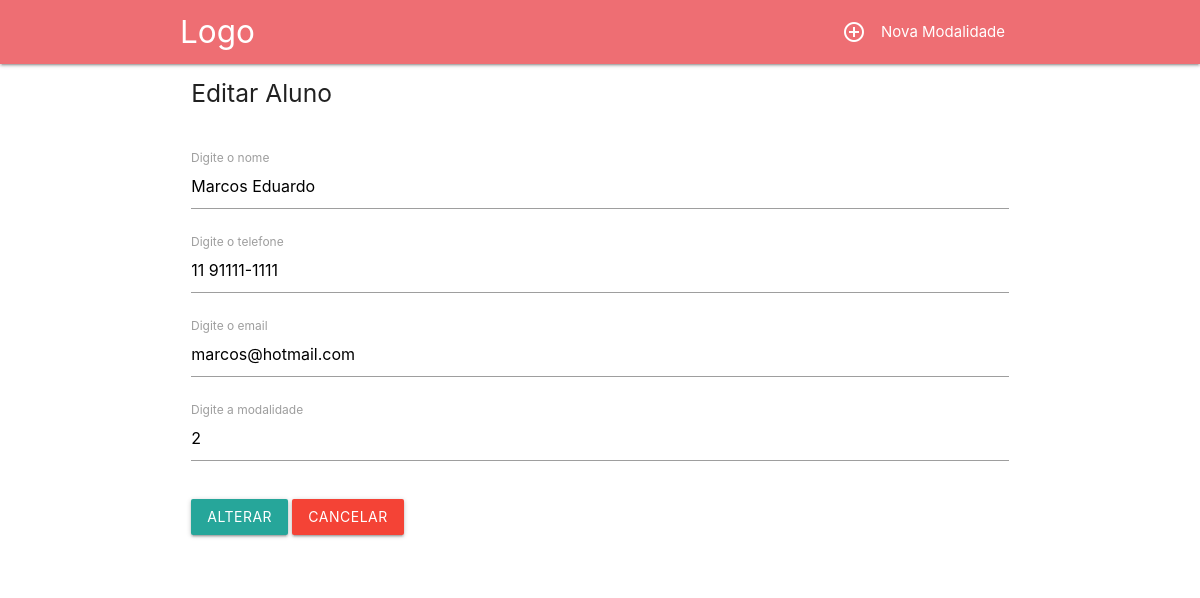
The app's page /public/edit-alunos.php?id=2 with its own data.
### tables this page shows
CREATE TABLE IF NOT EXISTS `tb_alunos` (
  `id` int(11) NOT NULL AUTO_INCREMENT,
  `nome` varchar(30) NOT NULL,
  `tel` varchar(20) NOT NULL,
  `email` varchar(255) NOT NULL,
  `modalidade` int(11) NOT NULL,
  PRIMARY KEY (`id`),
  KEY `modalidade` (`modalidade`),
  KEY `email` (`email`)
);

### classes/Connection.class.php (called while the page is built)
<?php
abstract class Connection {
    public static $instance;
    public static function getInstance() {
        if (!isset(self::$instance)) {
            try {
                self::$instance = new PDO('mysql:host=localhost; dbname=curso1', 'root', '');
                self::$instance->exec("set names utf8");
            } catch (PDOException $e) {
                echo $e->getMessage();
            }
        }
        return self::$instance;
    }
    protected function prepare($sql) {
        return self::getInstance()->prepare($sql);
    }
}
?>

### forms/form-edit-aluno.php (the view, shortened to what this page needs)
<form action="../database/alunos/update.php" method="POST" class="row">
	<div class="input-field col s12">
	</div>
	<div class="input-field col s12">
		<input id="nome" type="text" name="nome" value="<?php echo $value['nome']  ?>">
    	<label for="nome">Digite o nome</label>
	</div>
	<div class="input-field col s12">
		<input id="tel" type="tel" name="tel" value="<?php echo $value['tel']  ?>">
    	<label for="tel">Digite o telefone</label>
	</div>
	<div class="input-field col s12">
		<input id="email" type="email" name="email" value="<?php echo $value['email']  ?>">
    	<label for="email">Digite o email</label>
	</div>
	<div class="input-field col s12">
		<input id="modalidade" type="text" name="modalidade" value="<?php echo $value['modalidade']  ?>">
    	<label for="modalidade">Digite a modalidade</label>
	</div>
	<div class="input-field col s12">
		<input type="submit" value="alterar" name="" class="btn">
		<a href="home.php" class="btn red">Cancelar</a>
	</div>
</form>

### classes/Alunos.class.php (shortened to what this page needs)
<?php
require_once "Connection.class.php";
class Alunos extends Connection implements CrudAlunos{
	private $id;
	protected function getId(){
		return $this->id;
	}
	protected function setId($id){
		$this->id = $id;
	}
	public function dadosDaTabela($id){
		$id = $this->getId();
		$sql = "SELECT * FROM tb_alunos WHERE id = :id";
		$stmt = Connection::prepare($sql);
		$stmt->bindParam(':id', $id);
		$stmt->execute();
		$result = $stmt->fetchAll();
		foreach ($result as $value) {
			require_once "../forms/form-edit-aluno.php";
		}
	}
}
?>

### records on screen
tb_alunos: nome "Marcos Eduardo", tel "11 91111-1111", email "marcos@hotmail.com", modalidade "2"
